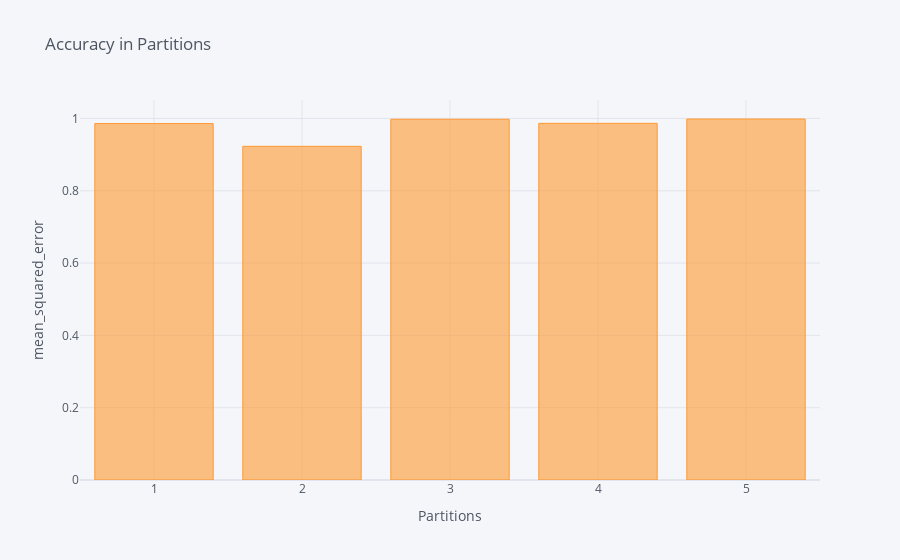

Notebook source saved alongside this figure:
### Code cell
dff.iplot(kind='bar',x='Partition',y='Accuracy',title='Accuracy in Partitions: Pass 1',xTitle='Partitions',yTitle='mean_squared_error')

### Figure 1 — Plotly figure (JSON) as saved in the notebook; plotly's stock layout.template omitted (floating-point values rounded to 4 significant figures)
{"data": [{"marker": {"color": "rgba(255, 153, 51, 0.6)", "line": {"color": "rgba(255, 153, 51, 1.0)", "width": 1}}, "name": "Accuracy", "orientation": "v", "text": "", "type": "bar", "x": [1, 2, 3, 4, 5], "y": [0.9859, 0.9229, 0.9978, 0.9865, 0.9985]}], "layout": {"legend": {"bgcolor": "#F5F6F9", "font": {"color": "#4D5663"}}, "paper_bgcolor": "#F5F6F9", "plot_bgcolor": "#F5F6F9", "title": {"font": {"color": "#4D5663"}, "text": "Accuracy in Partitions"}, "xaxis": {"gridcolor": "#E1E5ED", "showgrid": true, "tickfont": {"color": "#4D5663"}, "title": {"font": {"color": "#4D5663"}, "text": "Partitions"}, "zerolinecolor": "#E1E5ED"}, "yaxis": {"gridcolor": "#E1E5ED", "showgrid": true, "tickfont": {"color": "#4D5663"}, "title": {"font": {"color": "#4D5663"}, "text": "mean_squared_error"}, "zerolinecolor": "#E1E5ED"}}}
